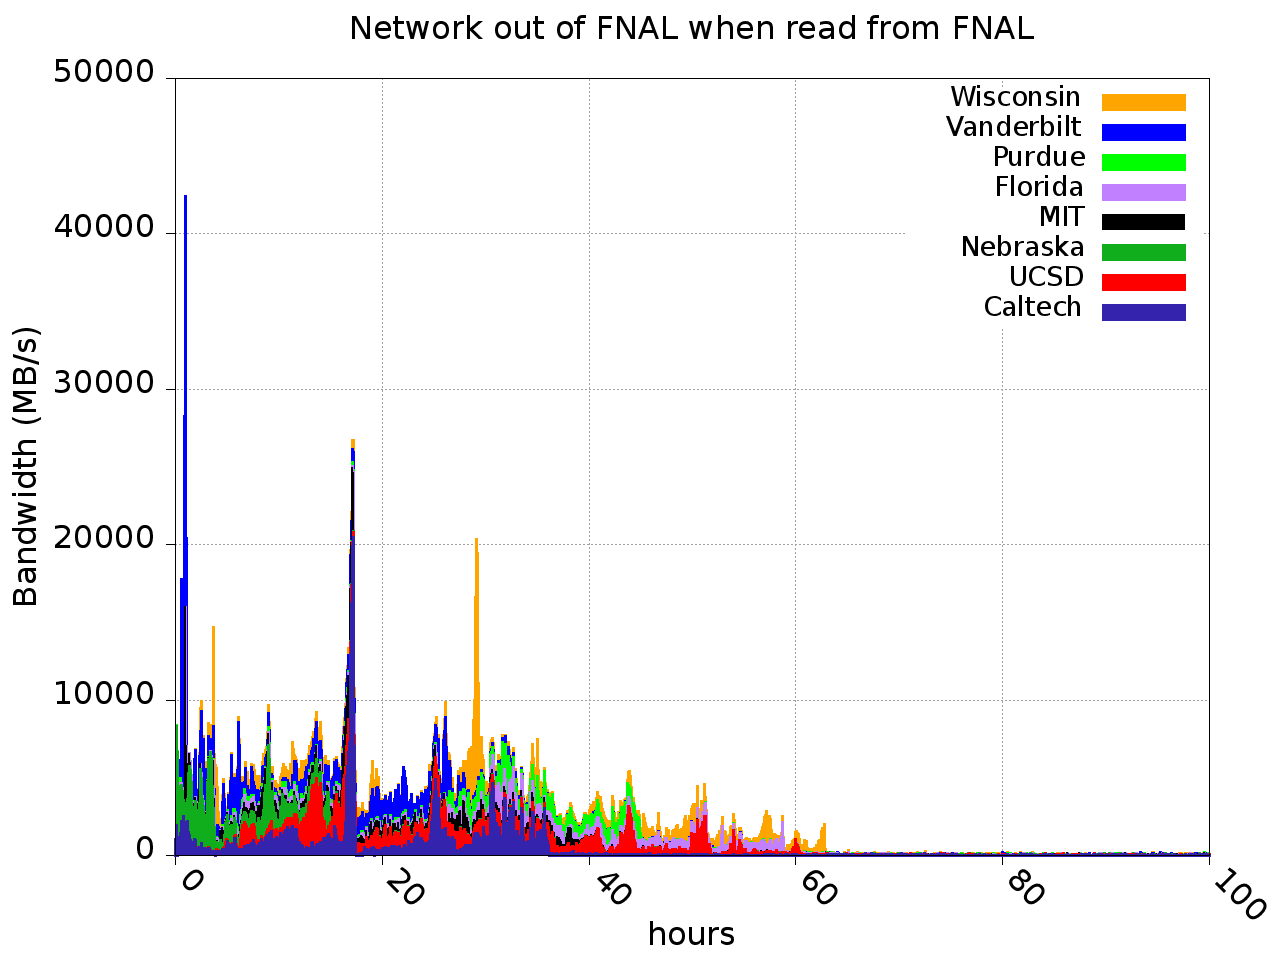

The gnuplot source for this figure:
set terminal png notransparent medium nocrop enhanced size 1280,960 font arial 24
set output 'dataAtFNALData.png'
set lmargin 25
set rmargin 10
set tmargin 6
set bmargin 8
set title "Network out of FNAL when read from FNAL"
set title font "*,24"
set xlabel "hours"
set xlabel font "*,24"
set xlabel offset 0,-3.
set ylabel "Bandwidth (MB/s)"
set ylabel font "*,24"
set ylabel offset -10.
#set origin -0.1,0
set xrange [0:100]
set yrange [0:50000]
#set xtics out border nomirror rotate by -45 offset character 0,-0.2,0
set xtics out border nomirror rotate by -45 offset character -0.2,0,0
set xtics font "*,24"
set ytics font "*,24"
set grid
set ytics out border nomirror
#set key at 40.,40000.
set key font "*,20"
#set style fill solid 1.0
set style line 1 linetype 2 linecolor rgb "black"   linewidth 2.000 pointtype 3 pointsize 0.1
# green
set style line 2 linetype 2 linecolor rgb "#10ad1d"   linewidth 3.000 pointtype 3 pointsize 0.1
set style line 3 linetype 2 linecolor rgb "red"    linewidth 3.000 pointtype 3 pointsize 0.1
set style line 4 linetype 2 linecolor rgb "#3323ad"   linewidth 3.000 pointtype 3 pointsize 0.1
set style line 5 linetype 2 linecolor rgb "purple" linewidth 3.000 pointtype 3 pointsize 0.1
set style line 6 linetype 2 linecolor rgb "green" linewidth 3.000 pointtype 3 pointsize 0.1
set style line 7 linetype 2 linecolor rgb "blue" linewidth 3.000 pointtype 3 pointsize 0.1
set style line 8 linetype 2 linecolor rgb "orange" linewidth 3.000 pointtype 3 pointsize 0.1
set style fill solid
plot \
'dataAtFNALData.txt' using 1:($11+$12+$13+$14+$15+$16+$17+$18) with filledcurves x1 ls 8 title 'Wisconsin', \
'dataAtFNALData.txt' using 1:($11+$12+$13+$14+$15+$16+$17) with filledcurves x1 ls 7 title 'Vanderbilt', \
'dataAtFNALData.txt' using 1:($11+$12+$13+$14+$15+$16) with filledcurves x1 ls 6 title 'Purdue', \
'dataAtFNALData.txt' using 1:($11+$12+$13+$14+$15) with filledcurves x1 ls 5 title 'Florida', \
'dataAtFNALData.txt' using 1:($11+$12+$13+$14) with filledcurves x1 ls 1 title 'MIT', \
'dataAtFNALData.txt' using 1:($11+$12+$13) with filledcurves x1 ls 2 title 'Nebraska', \
'dataAtFNALData.txt' using 1:($11+$12) with filledcurves x1 ls 3 title 'UCSD', \
'dataAtFNALData.txt' using 1:11 with filledcurves x1 ls 4 title 'Caltech'
